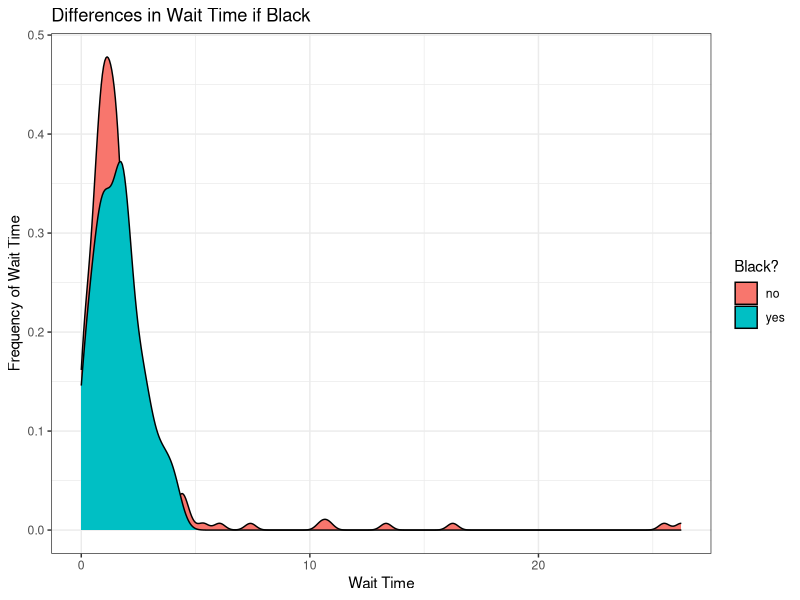
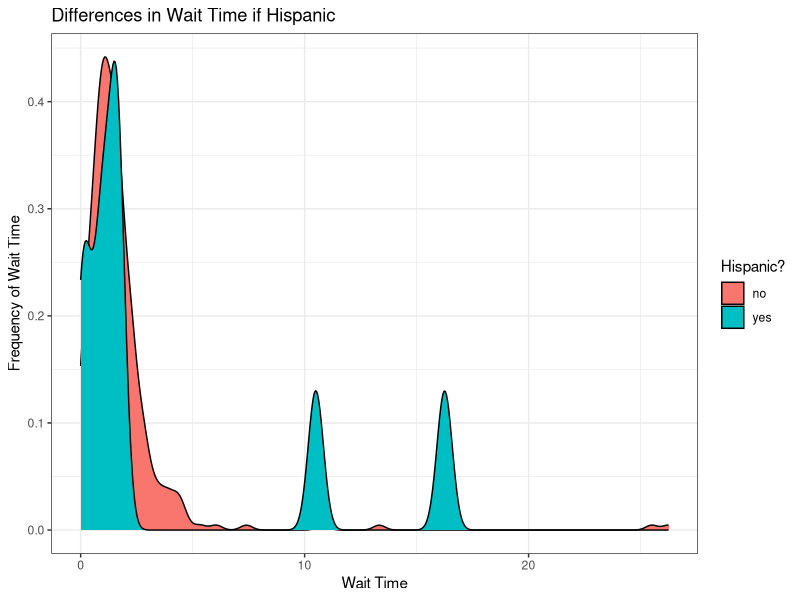
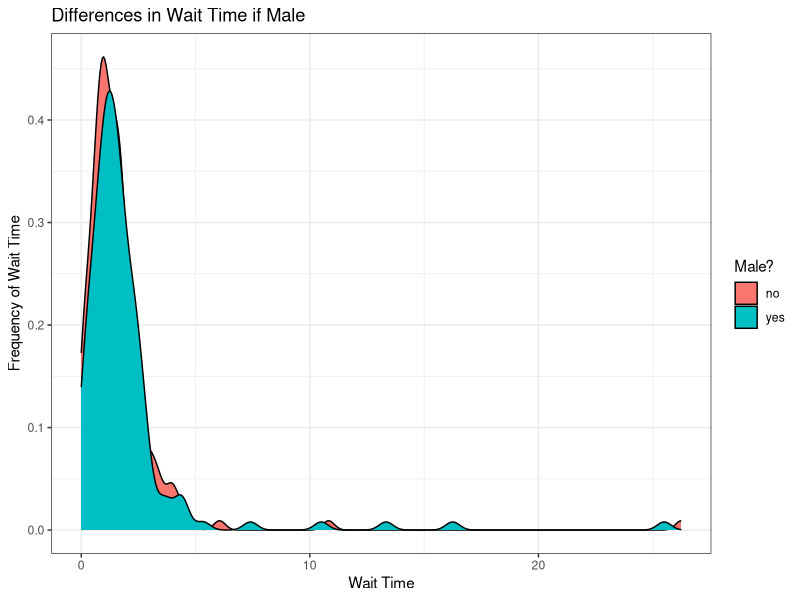
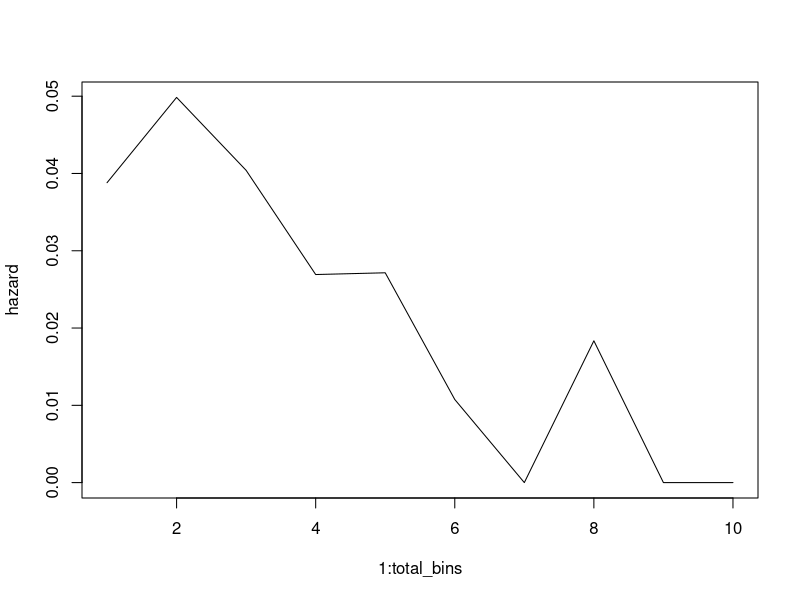
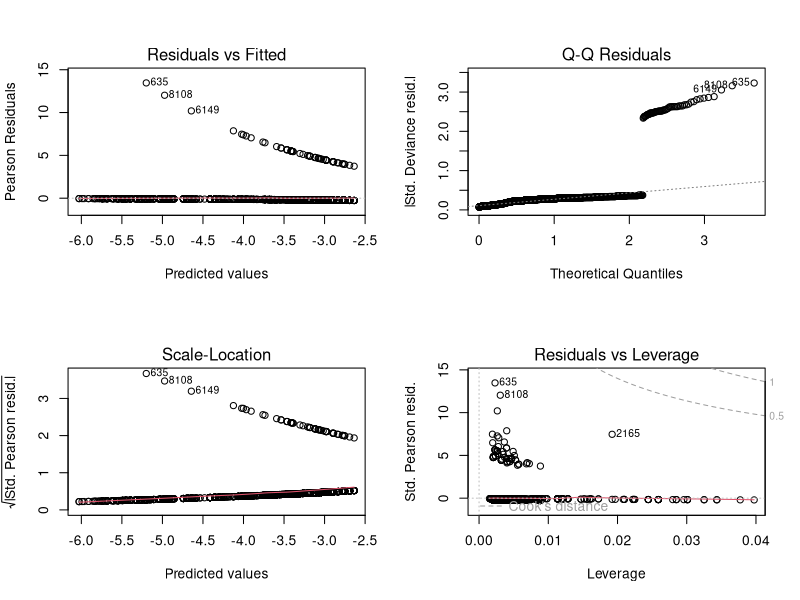

Write the R code that produced these figures, in order. (Note: this script raises an error after producing the figures.)
## ---- chunk 1
knitr::opts_chunk$set(fig.width=5, fig.height=3) 
library(dplyr)
library(magrittr)
library(knitr)
library(ggplot2)
## ---- chunk 2
kelly <- read.table("kellydat.txt", header = T)
kelly <- kelly %>% mutate(count_sn = sn1 + sn2*2 + sn3*3 + all4*4) %>% select(-c(sn1, sn2, sn3, all4))
## ---- chunk 3
#functions
kern_distribution <- function(x,knots = 4) {
  ### s: #controls how wide the kernels are, s should be half the distance between two knots 
  ### tau: decides where the breaks are based on the number of knots
  ###knots: number of splits/peaks in the data
  ##x and y are the data
  
  tau <- seq(min(x), max(x), length.out = knots)
  s <- diff(tau)[1]/2
  X <- matrix(0, nrow=length(x),ncol=knots)
  for(i in 1:knots) {
    X[,i] <- x * dnorm(x, tau[i], s)
  }
  return(X)
}
## ---- chunk 4

ggplot(kelly, aes(nctdel, group = factor(black), fill = factor(black,labels=c("no", "yes"))),alpha=0.5, adjust=2) + geom_density() + theme_bw() + xlab("Wait Time") + ylab("Frequency of Wait Time") + labs(fill = "Black?") + ggtitle("Differences in Wait Time if Black")
## ---- chunk 5
ggplot(kelly, aes(nctdel, group = factor(hisp), fill = factor(hisp,labels=c("no", "yes"))),alpha=0.5, adjust=2) + geom_density() + theme_bw() + xlab("Wait Time") + ylab("Frequency of Wait Time") + labs(fill = "Hispanic?") + ggtitle("Differences in Wait Time if Hispanic")
## ---- chunk 6
ggplot(kelly, aes(nctdel, group = factor(male), fill = factor(male,labels=c("no", "yes"))),alpha=0.5, adjust=2) + geom_density() + theme_bw() + xlab("Wait Time") + ylab("Frequency of Wait Time") + labs(fill = "Male?") + ggtitle("Differences in Wait Time if Male")
## ---- chunk 7
# set up the kernels
#bin <- cut(kelly$nctdel, c(-Inf,seq(0,26,.3),Inf))
quants <- quantile(kelly$nctdel, probs = seq(0,1,length.out = 10))
bin <- cut(kelly$nctdel, c(-1,quants))
levels(bin) <- seq(1:nlevels(bin))
## ---- chunk 8
# instantiate data
times <- as.numeric(bin)
total_bins <- max(times)
censored <- kelly$fail
charac <- kelly %>% select(-c(nctdel, fail))
# example transformation
# transformation function

transformation <- function(time, censored, total_bins) {
  y <- rep(0,time)
  if(!censored) {
    y[time] <- 1
  }
  
  # if you are doing kernel regression then you will calculate X differently here (using the kernels)
  X <- array(0, dim=c(time, total_bins))
  diag(X) <- 1
  
  return(data.frame(y,X))
}
# apply the transformation to the data set
d <- transformation(times[1], censored[1], total_bins)
for(i in 2:length(times)) {
  d <- rbind(d, transformation(times[i], censored[i], total_bins))
}
# fit a model
m <- glm(y ~ 0 + ., data=d, family="binomial")
summary(m)

beta <- coef(m)
hazard <- exp(beta)/(1+exp(beta))
plot(1:total_bins, hazard, type='l')

# this is pretty ugly. Let's smooth it out with kernel regression.
# set up the kernels
kernels <- 4
tau <- seq(from=1, to=total_bins, length.out = kernels)
sigma <- (tau[2]-tau[1])/2
# we're going to pre-calculate a bunch of kernel weights
# each row is one bin, the columns are the kernel weights for that bin
kernel.weights <- matrix(dnorm(rep(1:80,kernels),rep(tau,each=80),sigma), ncol=kernels)
# now we'll create a new transform function
kernel.transformation <- function(time, censored, other_cov, total_bins) {
  y <- rep(0,time)
  if(!censored) {
    y[time] <- 1
  }
  
  # X has kernel weights instead of the bin indicators that it had before
  X <- array(kernel.weights[1:time,],dim=c(time,kernels))
  X <- cbind(X, other_cov)
  
  return(data.frame(y,X))
}

d2 <- NULL
d2 <- kernel.transformation(times[1], censored[1], charac[1,],total_bins)
for(i in 2:length(times)) {
  d2 <- rbind(d2, kernel.transformation(times[i], censored[i], charac[i,], total_bins))
}

# fit a model
m2 <- glm(y ~ 0 + ., data=d2, family="binomial")
summary(m2)

## ---- chunk 9
par(mfrow = c(2,2))
plot(m2)
## ---- chunk 10
X.test <- kelly %>% select(male, black, hisp, count_sn)

X.test <- data.frame(cbind(kern_distribution(kelly$nctdel), X.test))


kern.pred <- round(predict.glm(m2, newdata = data.frame(X.test), type = 'response'))
m = mean(kern.pred != kelly$fail)
## ---- chunk 11
##select rows in 
hazard.logodds <- predict(m2, newdata = data.frame(d2))

###change to assess different survival functions

length(hazard.logodds)
hazard2 <- exp(hazard.logodds)/(1+exp(hazard.logodds))
plot(1:total_bins, hazard2, type='l')
# you can choose different numbers of kernels or even use un-evenly spaced kernels to capture more detail early on where you have more data.
